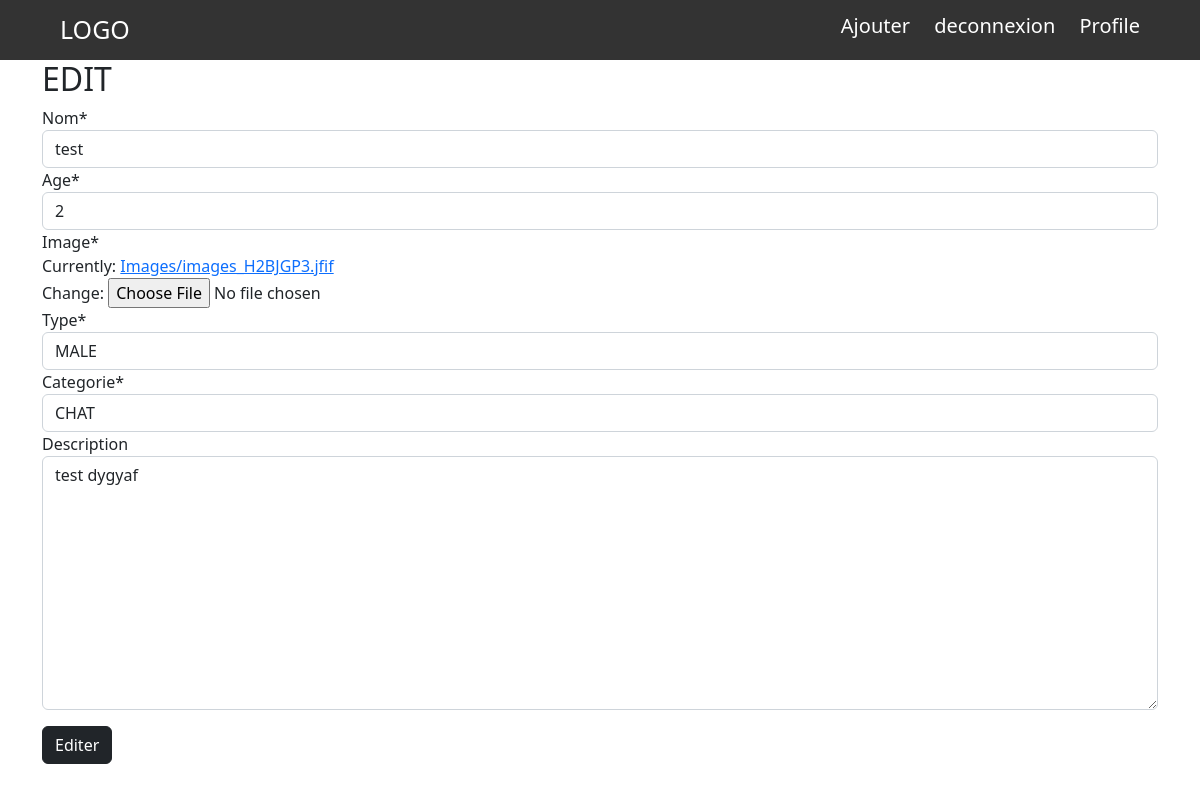
Screenshot of /edit-publication/11/ (signed in) with the database file from the repository.
### core/models.py (models this page shows, shortened)
class AjoutAnimal(models.Model):
    nom = models.CharField(max_length=125)
    age = models.IntegerField()
    image = models.ImageField(upload_to='Images')
    type = models.CharField(max_length=125, choices=TYPE)
    categorie = models.CharField(max_length=100, choices=CATEGORIE)
    proprietaire = models.ForeignKey(User, on_delete=models.CASCADE)
    date = models.DateTimeField(auto_now_add=True)
    like = models.IntegerField(default=0, blank=True)
    description = models.TextField(blank=True)

### core/views.py (the view)
# urls.py: path('edit-publication/<int:id>/', edit_publication, name='edit_publication'),
@login_required
def edit_publication(request, id):
    entre = AjoutAnimal.objects.get(id=id)
    if request.method == 'POST':
        form = ImageAdd(request.POST, request.FILES, instance=entre)
        if form.is_valid():
            form.save()
            return redirect('/')
    else:
        form = ImageAdd(instance=entre)
    return render(request, 'core/edit_publication.html', locals())

### core/forms.py
class ImageAdd(ModelForm):
    class Meta:
        model = AjoutAnimal
        fields = '__all__'
        exclude = ('proprietaire', 'like',)

### core/templates/core/edit_publication.html (shortened to what this page needs)
{% extends 'base.html' %}
{% load crispy_forms_tags %}
{% block main %}
<div class="container">
    <h2>EDIT</h2>
    <form action="" method="post" enctype="multipart/form-data">
        {{ form | crispy }}
        <button type="submit" class="btn btn-dark mt-3">Editer</button>
    </form>
</div>
{% endblock %}

### rows the page displays
AjoutAnimal: nom "test", age "2", type "MALE", categorie "CHAT", description "test dygyaf"
